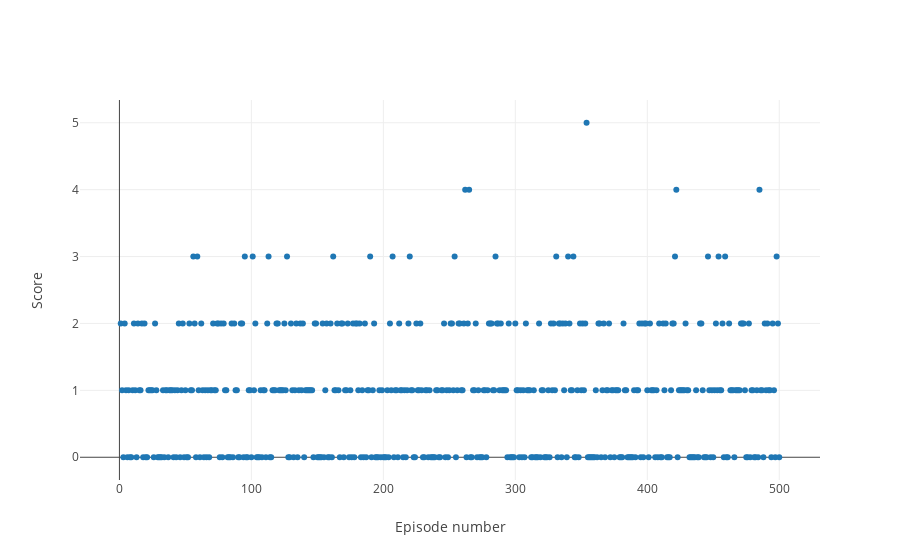

Write notebook code for a chart like this one.
### Code cell
trace = go.Scatter(
    x = np.arange(1, len(scores)+1),
    y = scores,
    mode='markers'
)

layout = go.Layout(
    xaxis = dict(
        title='Episode number'
    ),
    yaxis = dict(
        title='Score'
    )
)

data = [trace]

fig = go.Figure(data=data, layout=layout)

iplot(fig)

### Figure 1 — Plotly figure (JSON) as saved in the notebook; plotly's stock layout.template omitted (floating-point values rounded to 4 significant figures; data arrays with more than 128 entries replaced by an {"elided": "..."} marker saying what was removed)
{"data": [{"mode": "markers", "type": "scatter", "x": {"elided": "500 int values"}, "y": {"elided": "500 int values"}}], "layout": {"xaxis": {"title": "Episode number"}, "yaxis": {"title": "Score"}}}
